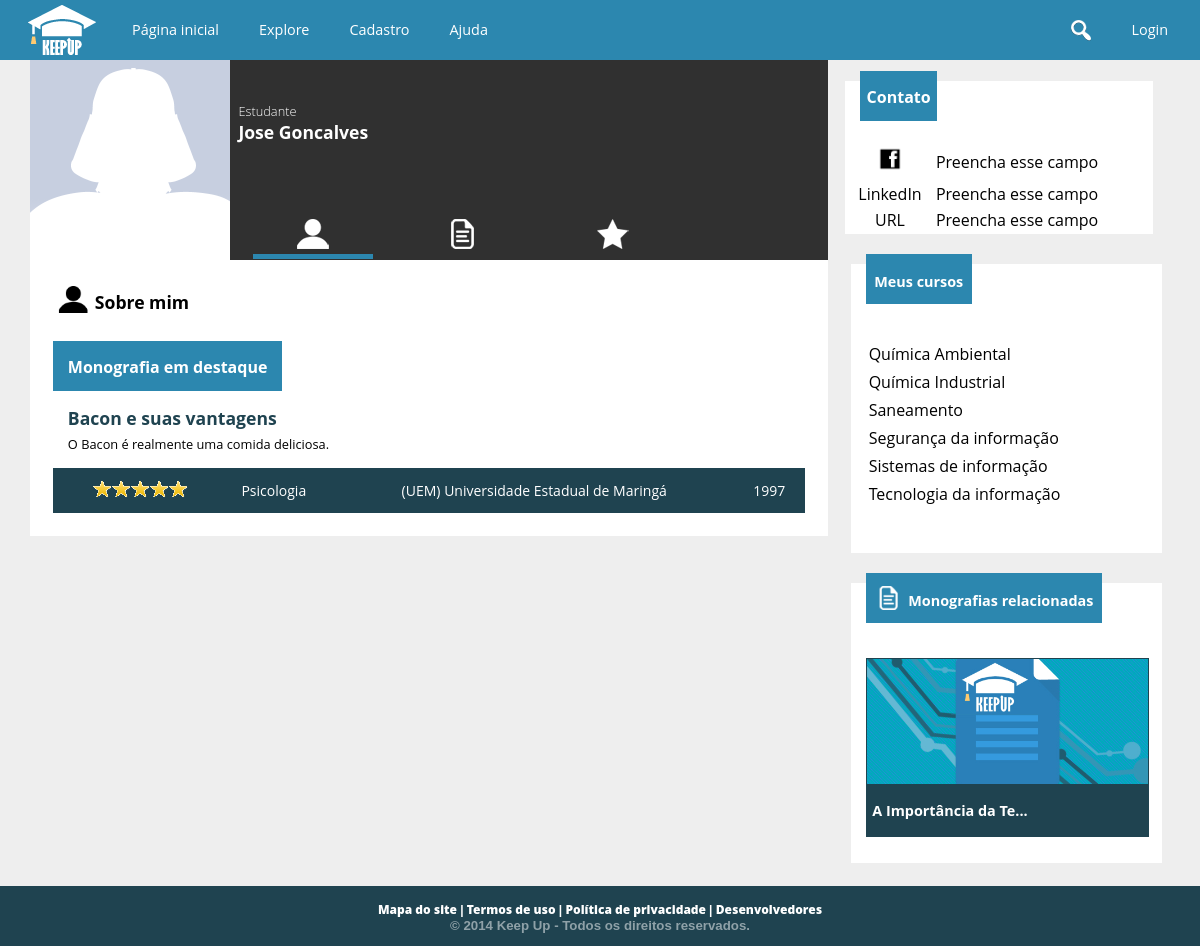
The page /aluno.php?u=zeds on the database its author committed.
### tables this page shows
CREATE TABLE `aluno` (
  `cd_aluno` int(11) NOT NULL AUTO_INCREMENT,
  `cd_usuario` int(11) NOT NULL,
  `nm_aluno` varchar(100) NOT NULL,
  `dt_nascimento` date NOT NULL,
  `tx_bio` text,
  `nm_url_avatar` text,
  `nm_fb` varchar(50) DEFAULT NULL,
  `tx_url_linkedin` text,
  `tx_url_externo` text,
  `nm_profissao` varchar(50) DEFAULT NULL,
  `cd_cidade` int(11) DEFAULT NULL,
  PRIMARY KEY (`cd_aluno`),
  UNIQUE KEY `cd_usuario` (`cd_usuario`),
  KEY `fk_alunocidade` (`cd_cidade`),
  CONSTRAINT `fk_alunocidade` FOREIGN KEY (`cd_cidade`) REFERENCES `cidade` (`cd_cidade`),
  CONSTRAINT `fk_alunousuario` FOREIGN KEY (`cd_usuario`) REFERENCES `usuario` (`cd_usuario`)
);

CREATE TABLE `trabalho` (
  `cd_trabalho` int(11) NOT NULL AUTO_INCREMENT,
  `nm_titulo` varchar(200) NOT NULL,
  `ds_resumo` text,
  `cd_escola` int(11) NOT NULL,
  `cd_curso` int(11) NOT NULL,
  `dt_publicado` datetime NOT NULL,
  `aa_publicacao` int(4) NOT NULL,
  `tx_pchave` varchar(255) DEFAULT '',
  PRIMARY KEY (`cd_trabalho`),
  KEY `fk_trabalhoescola` (`cd_escola`),
  KEY `fk_trabalhocurso` (`cd_curso`),
  CONSTRAINT `fk_trabalhocurso` FOREIGN KEY (`cd_curso`) REFERENCES `curso` (`cd_curso`),
  CONSTRAINT `fk_trabalhoescola` FOREIGN KEY (`cd_escola`) REFERENCES `escola` (`cd_escola`)
);

CREATE TABLE `curso` (
  `cd_curso` int(11) NOT NULL AUTO_INCREMENT,
  `nm_curso` varchar(100) NOT NULL,
  `vl_nivel` tinyint(4) NOT NULL,
  `cd_area` int(11) NOT NULL,
  PRIMARY KEY (`cd_curso`),
  UNIQUE KEY `nm_curso` (`nm_curso`),
  KEY `fk_curso_area` (`cd_area`),
  CONSTRAINT `fk_curso_area` FOREIGN KEY (`cd_area`) REFERENCES `area` (`cd_area`)
);

CREATE TABLE `escola` (
  `cd_escola` int(11) NOT NULL AUTO_INCREMENT,
  `cd_usuario` int(11) NOT NULL,
  `nm_escola` varchar(300) NOT NULL,
  `nm_cnpj` char(14) NOT NULL,
  `tx_url_avatar` text,
  `tx_info` text,
  `tx_endereco` varchar(150) DEFAULT NULL,
  `tx_contato` text,
  `tx_url_externo` text,
  `cd_cidade` int(11) DEFAULT NULL,
  PRIMARY KEY (`cd_escola`),
  UNIQUE KEY `cd_usuario` (`cd_usuario`),
  UNIQUE KEY `nm_cnpj` (`nm_cnpj`),
  KEY `fk_escolacidade` (`cd_cidade`),
  CONSTRAINT `fk_escolacidade` FOREIGN KEY (`cd_cidade`) REFERENCES `cidade` (`cd_cidade`),
  CONSTRAINT `fk_escolausuario` FOREIGN KEY (`cd_usuario`) REFERENCES `usuario` (`cd_usuario`)
);

### conexao.class.php (called while the page is built, shortened)
<?php
class Conexao {
	private $host = "localhost";
	private $usuario = "root";
	private $senha = "usbw";
	private $banco = "keepup";
	private function conectar() {
		if($this->conexao = mysql_connect($this->host, $this->usuario, $this->senha)) {
			if($this->conexaoBanco = mysql_select_db($this->banco)) {
				return $this;
			}
		}
		die("conexao.class:20". mysql_error());
	}
	public function consultar($sql) {
		if($query = mysql_query($sql)) {
			$arr_resultado = array();
			while($resultado = mysql_fetch_array($query)) {
				array_push($arr_resultado, $resultado);
			}
			return $arr_resultado;
		}
		else {
			echo "conexao:39: ".mysql_error();
			$this->desconectar();
			return false;
		}
	}
}
?>

### public_html/php/mediaAvaliacao.php (called while the page is built, shortened)
<?php
$somaAvaliacoes = "SELECT sum(vl_voto) FROM voto WHERE cd_trabalho = $cd_trabalho";
$soma = $conexao->consultar($somaAvaliacoes);
    if($soma[0][0] <> null) {
                $qtVotos = $conexao->consultar("SELECT count(vl_voto) FROM voto WHERE cd_trabalho = $cd_trabalho");
                $total =  (int)$soma[0][0];
                $divide = (int)$qtVotos[0][0];
                $media = $total/$divide;
                $media = number_format($media, 1);
                $decimal = explode('.', $media);
                $comparar = $decimal[1];
                if($comparar <=5 ) { $media = floor($media);}
    }
?>

### public_html/aluno.php (the view, shortened to what this page needs)
<?php
require("../conexao.class.php");
$conexao = new Conexao();
if(isset($_GET["u"])) {
	$nm_login = $_GET['u'];
	$usuario = "SELECT cd_usuario, CONVERT(ic_desativado, SIGNED) 'ic_desativado' FROM usuario WHERE nm_login = '$nm_login'";
	$pageuser = $conexao->consultar($usuario);
    if(sizeof($pageuser) != 0 and $pageuser[0]["ic_desativado"] != 1) {
    	$comando = "SELECT * FROM aluno WHERE cd_usuario = {$pageuser[0]['cd_usuario']}";
    	$aluno = $conexao->consultar($comando);
    	$cd_aluno = $aluno[0]["cd_aluno"];
    	$consulta = "SELECT t.* FROM autoria a, trabalho t WHERE a.cd_aluno = $cd_aluno and t.cd_trabalho = a.cd_trabalho";
    	$trabalhosAluno = $conexao->consultar($consulta);
    	$cont = 0;
    	foreach ($trabalhosAluno as $cadatrabalho) {
    		$cont = $cont + 1;
    		$comando = "SELECT SUM(vl_voto) AS soma FROM voto WHERE cd_trabalho = {$cadatrabalho["cd_trabalho"]}";
    		$notatrabalho = $conexao->consultar($comando);
    		if($cont == 1)	{
    				$maiornota = $notatrabalho;
    				$trabalhodestaque = $cadatrabalho['cd_trabalho'];
    		}
    		else {
    			if ($notatrabalho > $maiornota)	{
    					$maiornota = $notatrabalho;
    					$trabalhodestaque = $cadatrabalho['cd_trabalho'];
    			}
    		}
    	}
    	if(isset($trabalhodestaque))
    	{
    	$consulta =
    			"SELECT * FROM trabalho
    			WHERE cd_trabalho = $trabalhodestaque";
    	$trabalhoTop = $conexao->consultar($consulta);
         $nomeCurso = $conexao->consultar("SELECT c.nm_curso
                FROM trabalho t, curso c WHERE t.cd_trabalho = {$trabalhoTop[0]['cd_trabalho']}
                AND t.cd_curso = c.cd_curso");
          $nomeInstituicao = $conexao->consultar("SELECT nm_escola
            FROM escola WHERE cd_escola = {$trabalhoTop[0]['cd_escola']}");
        	}
          $cursosquery =
            "SELECT c.*
            FROM curso c, cursando cu
            WHERE
                cu.cd_curso = c.cd_curso and
                cu.cd_aluno = {$aluno[0]["cd_aluno"]}";
          $cursosAluno = $conexao->consultar($cursosquery);
        $relacionadas = "SELECT t.* FROM trabalho t, curso c WHERE t.cd_curso = c.cd_curso and (";
        $i = 1;
        $ncursos = sizeof($cursosAluno);
        foreach($cursosAluno as $curso) {
            $relacionadas .= "t.cd_curso = {$curso["cd_curso"]}";
            if($i< $ncursos) {
                $relacionadas .= " OR ";
            }
            $i++;
        }
        $relacionadas .= ") ORDER BY rand() LIMIT 3";
        $relacionados = $conexao->consultar($relacionadas);
    }
    else {
        $inexistente = true;
    }
}
else $inexistente = true;
   ?>
<!doctype html>
<html>
<head>
<link href="cs/global.css" type="text/css" rel="stylesheet">
<link href="cs/estilo_user.css" rel="stylesheet" type="text/css">
</head>
<body>
<?php include "header.php"; ?>
     <div id="usuario">
    	 <div id="lado_left">
            <div id="foto_perfil_usuario" style="background-image:url(<?php if($aluno[0]['nm_url_avatar'] <> '')
			echo 'images/upload/'.$pageuser[0]["cd_usuario"]."/".$aluno[0]['nm_url_avatar'];
		else
			echo 'images/default/usericon.png';
		?>)"> </div>
            <div id="dados_usuario">
                <div id="texto_dados">
                    <h3> Estudante </h3>
                    <h1><?php echo  $aluno[0]["nm_aluno"]; ?></h1>
                </div>
                <div id="icones_dados">
                <a href="?ver=perfil&amp;u=<?php echo $nm_login; ?>">	<div class="bot_perfil" id="profile" <?php if(!isset($_GET["ver"]) or $_GET["ver"] == "perfil"){ ?>style="border-bottom:5px solid #2c87af" <?php } ?>> </div> </a>
                <a href="?ver=trabalhos&amp;u=<?php echo $nm_login; ?>">    <div class="bot_perfil" id="monografias" <?php if(isset($_GET["ver"]) and $_GET["ver"] == "trabalhos"){ ?>style="border-bottom:5px solid #2c87af" <?php } ?>> </div> </a>
                <a href="?ver=favoritos&amp;u=<?php echo $nm_login; ?>" >    <div class="bot_perfil" id="favoritos" <?php if(isset($_GET["ver"]) and $_GET["ver"] == "favoritos"){ ?>style="border-bottom:5px solid #2c87af" <?php } ?>> </div> </a>
                </div>
            </div>
		</div>
        <div id="lado_right">
        	<div id="contato">
            	<header class="UltimosTrabalhos" style="background-color:white;">
                          <div class="latest_posts" style="margin:-10px auto auto 5%;"> <h1>  Contato </h1> </div>
                </header>
                <table style="background-color:white">
                	<tr>
                    	<td> <img src="images/face.png" width="30"></td>
                        <td style="text-align:left;"> <?php if($aluno[0]['nm_fb'] != "") {echo "www.facebook.com/".$aluno[0]['nm_fb'];}
    	else { echo "Preencha esse campo";} ?> </td>
                    </tr>
                    <tr>
                    	<td> LinkedIn </td>
                        <td style="text-align:left;"> <?php if($aluno[0]['tx_url_linkedin'] != "") {echo "".$aluno[0]['tx_url_linkedin'];}
    	else { echo "Preencha esse campo";} ?> </td>
                    </tr>
                    <tr>
                    	<td>URL</td>
                        <td style="text-align:left;"> <?php if($aluno[0]['tx_url_externo'] != "" ) { echo "".$aluno[0]['tx_url_externo'];}
    	else { echo "Preencha esse campo";} ?></td>
                    </tr>
                </table>
            </div>
        </div>
   </div>
     <section id="descricao_usuario">
        <?php if (isset($_GET["ver"]) and $_GET["ver"] == "trabalhos") { ?>
        <div class="esquerda">
            <table style="width:auto;">
            <tr>
                <td> <img src="images/perfil_usuario/monografias_.png" width="35px"> </td>
                <td> <h1> Meus trabalhos </h1> </td>
            </tr>
        </table>
                <div id="monografias_do_usuario">
                  <?php foreach($trabalhosAluno as $trabalho) { ?>
                    <div id="trabalho_usuario">
                    <a href="trabalho.php?t=<?php echo $trabalho["cd_trabalho"]; ?>">
                        <div class="trabalho_esquerda">
                            <div id="img_cada_trabalho"> </div>
                        </div>
                        <div class="trabalho_direita">
                            <h1><?php echo $trabalho["nm_titulo"]; ?></h1>
                            <p><?php echo substr($trabalho["ds_resumo"], 0, 200) . "...";
 ?></p>
                        </div>
                        </a>
                    </div>
                    <?php } ?>
<?php
                    } else { ?>
        <div class="esquerda">
        <table style="width:auto;">
            <tr>
                <td> <img src="images/perfil_usuario/profile_.png" width="35px"> </td>
                <td> <h1> Sobre mim </h1> </td>
            </tr>
        </table>
             <div id="monografias_do_usuario">
                <div id="trabalhos">
    <?php if(isset($trabalhoTop)) { ?>
                    <header class="UltimosTrabalhos">
                          <div class="latest_posts"> <h1>  Monografia em destaque </h1> </div>
                    </header>
                    <a href="trabalho.php?t=<?php echo $trabalhoTop[0]["cd_trabalho"]; ?>">
                    <div id="monografia_destaque">
                        <div id="titulo_monografia_destaque">
                            <h1><?php echo $trabalhoTop[0]['nm_titulo']; ?></h1>
                            <p><?php echo $trabalhoTop[0]['ds_resumo'];?>
 </p>
                        </div>
                    </div>
                    </a>
                    <footer class="rodape_mono">
                        <table>
                            <tr>
                                <td><?php $cd_trabalho = $trabalhoTop[0]['cd_trabalho'];
                                require("php/mediaAvaliacao.php");
                                if(isset($media)) { switch($media) {
                                    case 5:
                                        echo "<img src='images/index_icons/cincoestrelas.png'>";
                                        break; }  }?>
                              </td>
                                <td>
                                <a href="../escola/Escola_monos.html"><?php echo $nomeCurso[0]['nm_curso'];?></a> </td>
                                <td> <a href="../escola/Escola.html"><?php echo $nomeInstituicao[0]['nm_escola']; ?></a> </td>
                                <td><?php echo $trabalhoTop[0]["aa_publicacao"]; ?></td>
                            </tr>
                        </table>
                 </footer>
                    <?php } ?>
                    </div>
                </div>
            </div>
        <?php } ?>
        <aside class="direita">
        	<div id="monografias_relacionadas" style="margin-top:-40px">
                    <header class="UltimosTrabalhos">
                          <div class="latest_posts">
                              <table>
                                <tr>
                                    <td> <h1> Meus cursos</h1> </td>
                                </tr>
                              </table>
                          </div>
                    </header>
            		<ul>
                        <?php foreach($cursosAluno as $curso) echo "
						<table id='table_curso'>
						<tr>
							<td> <p><a href='explore.php?pesquisa=&amp;curso={$curso["cd_curso"]}'>{$curso["nm_curso"]}</a></p> </td>
						</tr>
						</table>
						"; ?>
                    </ul>
                </div>
           <?php if(sizeof($relacionados) > 0) { ?>
            <div id="monografias_relacionadas">
                    <header class="UltimosTrabalhos">
                          <div class="latest_posts">
                              <table>
                                <tr>
                                    <td> <img src="images/perfil_usuario/monografias.png" width="30"> </td>
                                    <td> <h1> Monografias relacionadas </h1> </td>
                                </tr>
                              </table>
                          </div>
                    </header>
                    <?php foreach ($relacionados as $trabalhoRelacionado) {
                    if($trabalhoRelacionado['cd_trabalho'] <> $trabalhoTop[0]['cd_trabalho']){   ?>
                    <a href="trabalho.php?t=<?php echo $trabalhoRelacionado['cd_trabalho'];?>">
                         <div id="mono_recente">
                            <div class="imagem_monografia_relacionada"  style="background-image: url(images/imagens_monografias/img_vis.jpg)" id="relacionada_1"> </div>
                            <footer class="titulo_relacionada"> <h1> <?php echo substr($trabalhoRelacionado['nm_titulo'], 0, 20) . "...";?> </h1> </footer>
                        </div>
                    </a>
                    <?php }}?>
                </div>
           <?php } ?>
        </aside>
     </section>
    	<?php include 'footer.php'; ?>
</body>
</html>

### rows shown on the page
aluno: nm_aluno "Jose Goncalves"
trabalho: nm_titulo "Bacon e suas vantagens", ds_resumo "O Bacon é realmente uma comida deliciosa.", aa_publicacao "1997"
curso: nm_curso "Psicologia"
escola: nm_escola "(UEM) Universidade Estadual de Maringá"
curso: nm_curso "Química Ambiental"
curso: nm_curso "Química Industrial"
curso: nm_curso "Saneamento"
curso: nm_curso "Segurança da informação"
curso: nm_curso "Sistemas de informação"
curso: nm_curso "Tecnologia da informação"
trabalho: nm_titulo "A Importância da Te"
